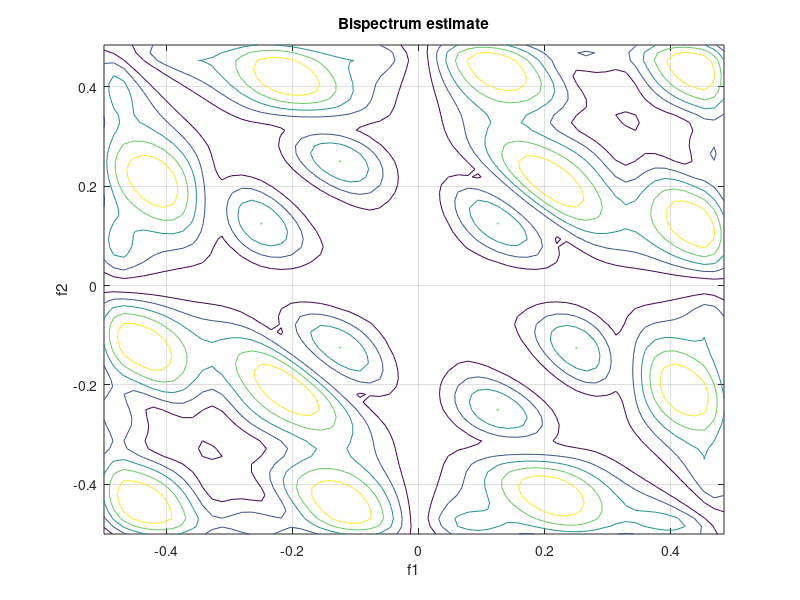

Here is the MATLAB script that generated this plot:
function [Bspec,waxis] = bispecd (y,  nfft, wind, nsamp, overlap)

clc
clear all
close all
%BISPECD Bispectrum estimation using the direct (fft-based) approach.
%	[Bspec,waxis] = bispecd (y,  nfft, wind, segsamp, overlap)
%	y    - data vector or time-series
%	nfft - fft length [default = power of two > segsamp]
%	wind - window specification for frequency-domain smoothing
%	       if 'wind' is a scalar, it specifies the length of the side
%	          of the square for the Rao-Gabr optimal window  [default=5]
%	       if 'wind' is a vector, a 2D window will be calculated via
%	          w2(i,j) = wind(i) * wind(j) * wind(i+j)
%	       if 'wind' is a matrix, it specifies the 2-D filter directly
%	segsamp - samples per segment [default: such that we have 8 segments]
%	        - if y is a matrix, segsamp is set to the number of rows
%	overlap - percentage overlap [default = 50]
%	        - if y is a matrix, overlap is set to 0.
%
%	Bspec   - estimated bispectrum: an nfft x nfft array, with origin
%	          at the center, and axes pointing down and to the right.
%	waxis   - vector of frequencies associated with the rows and columns
%	          of Bspec;  sampling frequency is assumed to be 1.

%  Copyright (c) 1991-2001 by United Signals & Systems, Inc.
%       $Revision: 1.8 $
%  A. Swami   January 20, 1993.

%     RESTRICTED RIGHTS LEGEND
% Use, duplication, or disclosure by the Government is subject to
% restrictions as set forth in subparagraph (c) (1) (ii) of the
% Rights in Technical Data and Computer Software clause of DFARS
% 252.227-7013.
% Manufacturer: United Signals & Systems, Inc., P.O. Box 2374,
% Culver City, California 90231.
%
%  This material may be reproduced by or for the U.S. Government pursuant
%  to the copyright license under the clause at DFARS 252.227-7013.

% --------------------- parameter checks -----------------------------
    y = 'SEED/s15.m/egg15.m';
    wind = 5;
    overlap = 0;
    nfft = 2^6;
    nsamp = 6;

    [ly, nrecs] = size(y);
    if (ly == 1) y = y(:);  ly = nrecs; nrecs = 1; end

    if (exist('nfft') ~= 1)            nfft = 128; end
    if (exist('overlap') ~= 1)      overlap = 50;  end
    overlap = min(99,max(overlap,0));
    if (nrecs > 1)                  overlap =  0;  end
    if (exist('nsamp') ~= 1)          nsamp = 0;   end
    if (nrecs > 1)                    nsamp = ly;  end

    if (nrecs == 1 & nsamp <= 0)
       nsamp = fix(ly/ (8 - 7 * overlap/100));
    end
    if (nfft  < nsamp)   nfft = 2^nextpow2(nsamp); end

    overlap  = fix(nsamp * overlap / 100);             % added 2/14
    nadvance = nsamp - overlap;
    nrecs    = fix ( (ly*nrecs - overlap) / nadvance);


% ------------------- create the 2-D window -------------------------
  if (exist('wind') ~= 1) wind = 5; end
  [m,n] = size(wind);
  window = wind;
  if (max(m,n) == 1)     % scalar: wind is size of Rao-Gabr window
     winsize = wind;
     if (winsize < 0) winsize = 5; end        % the window length L
     winsize = winsize - rem(winsize,2) + 1;  % make it odd
     if (winsize > 1)
        mwind   = fix (nfft/winsize);            % the scale parameter M
        lby2    = (winsize - 1)/2;

        theta  = -lby2:lby2;
        opwind = ones(winsize,1) * (theta .^2);       % w(m,n)=m^2
        opwind = opwind + opwind' + theta' * theta;   % m^2 + n^2 + mn
        opwind = 1 - (2*mwind/nfft)^2 * opwind;       %
        hex    = ones(winsize,1) * theta;             % m
        hex    = abs(hex) + abs(hex') + abs(hex+hex');
        hex    = (hex < winsize);
        opwind = opwind .* hex;
        opwind = opwind * (4 * mwind^2) / (7 * pi^2) ;
     else
        opwind = 1;
     end

  elseif (min(m,n) == 1)  % 1-D window passed: convert to 2-D
     window = window(:);
     if (any(imag(window) ~= 0))
        disp(['1-D window has imaginary components: window ignored'])
        window = 1;
     end
     if (any(window < 0))
        disp(['1-D window has negative components: window ignored'])
        window = 1;
     end
     lwind  = length(window);
     windf  = [window(lwind:-1:2); window];    % the full symmetric 1-D
     window = [window; zeros(lwind-1,1)];
     opwind = (windf * windf')      ...
              .* hankel(flipud(window), window); % w(m)w(n)w(m+n)
     winsize = length(window);

  else                    % 2-D window passed: use directly
    winsize = m;
    if (m ~= n)
       disp('2-D window is not square: window ignored')
       window = 1;
       winsize = m;
    end
    if (rem(m,2) == 0)
       disp('2-D window does not have odd length: window ignored')
       window = 1;
       winsize = m;
    end
    opwind  = window;
  end

% ---------------- accumulate triple products ----------------------

    Bspec    = zeros(nfft,nfft);

    mask = hankel([1:nfft],[nfft,1:nfft-1] );   % the hankel mask (faster)
    locseg = [1:nsamp]';
    for krec = 1:nrecs
        xseg   = y(locseg);
        Xf     = fft(xseg-mean(xseg), nfft)/nsamp;
        CXf    = conj(Xf);
        Bspec  = Bspec + (Xf * Xf.') .* ...
	         reshape(CXf(mask), nfft, nfft);
        locseg = locseg + nadvance;
    end

    Bspec = fftshift(Bspec)/(nrecs);



% ----------------- frequency-domain smoothing ------------------------

  if (winsize > 1)
      lby2 = (winsize-1)/2;
      Bspec = conv2(Bspec,opwind);
      Bspec = Bspec(lby2+1:lby2+nfft,lby2+1:lby2+nfft);
  end
% ------------ contour plot of magnitude bispectum --------------------

   if (rem(nfft,2) == 0)
       waxis = [-nfft/2:(nfft/2-1)]'/nfft;
   else
       waxis = [-(nfft-1)/2:(nfft-1)/2]'/nfft;
   end

   hold off, clf
%  contour(abs(Bspec),4,waxis,waxis),grid
   contour(waxis,waxis,abs(Bspec),5),grid on 
   title('Bispectrum estimate')
   xlabel('f1'), ylabel('f2')
   set(gcf,'Name','Hosa BISPECD')
return